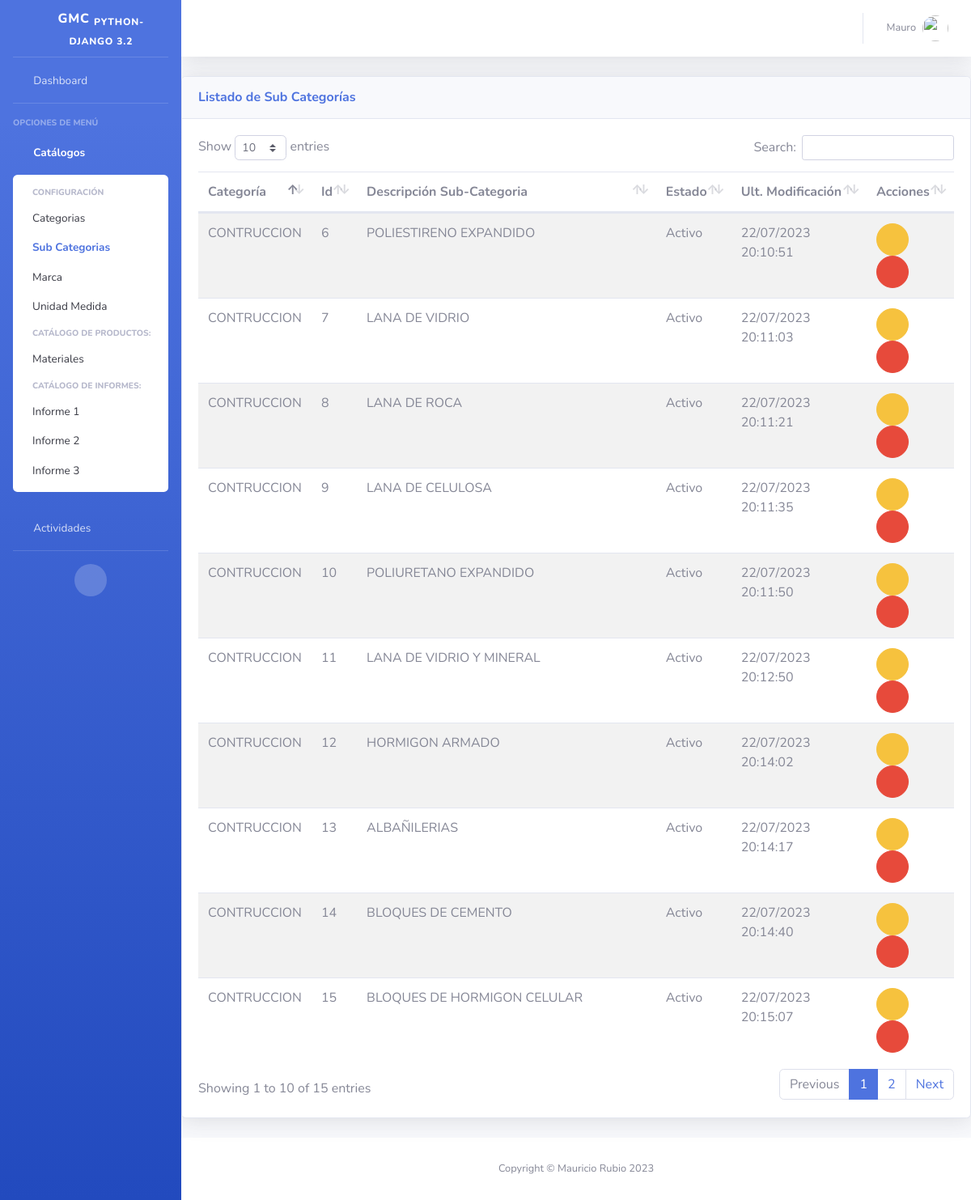
The page /inv/subcategorias/ (signed in) on the database its author committed.
### inv/models.py (models this page shows, shortened)
class SubCategoria(ClaseModelo):
    categoria = models.ForeignKey(Categoria, on_delete=models.CASCADE)
    descripcion = models.CharField(
        max_length=100,
        help_text='Descripción de la Categoría'
    )
    class Meta:
        verbose_name_plural= "Sub Categorias"
        unique_together = ('categoria','descripcion')

class Categoria(ClaseModelo):
    descripcion = models.CharField(
        max_length=100,
        help_text='Descripción de la Categoría',
        unique=True
    )
    def __str__(self):
        return '{}'.format(self.descripcion)
    class Meta:
        verbose_name_plural= "Categorias"

### inv/views.py (the view)
# urls.py: path('subcategorias/',SubCategoriaView.as_view(), name='subcategoria_list'),
class SubCategoriaView(SinPrivilegios, \
    generic.ListView):
    permission_required = "inv.view_subcategoria"
    model = SubCategoria
    template_name = "inv/subcategoria_list.html"
    context_object_name = "obj"

### inv/templates/inv/subcategoria_list.html (shortened to what this page needs)
{% extends 'base/base.html' %}
{% block page_content %}
<div class="card shadow mb-4">
    <div class="card-header py-3 d-flex flex-row align-items-center justify-content-between">
      <h6 class="m-0 font-weight-bold text-primary">Listado de Sub Categorías</h6>
      <div class="dropdown no-arrow">
        <a class="dropdown-toggle" href="#" role="button" id="dropdownMenuLink" data-toggle="dropdown" aria-haspopup="true" aria-expanded="false">
          <i class="fas fa-ellipsis-v fa-sm fa-fw text-gray-400"></i>
        </a>
      </div>
    </div>
    <div class="card-body">
      {% if not obj %}
      <div class="alert alert-info">No hay Sub Categorías</div>
      {% else %}
      <table class="table table-striped table-hover">
          <thead>
              <th>Categoría</th>
              <th>Id</th>
              <th>Descripción Sub-Categoria</th>
              <th>Estado</th>
              <th>Ult. Modificación</th>
              <th class="all">Acciones</th>
          </thead>
          <tbody>
              {% for item in obj %}
              <tr>
                  <td>{{ item.categoria }}</td>
                  <td>{{ item.id }}</td>
                  <td>{{ item.descripcion }}</td>
                  <td>{{ item.estado|yesno:"Activo,Inactivo" }}</td>
                  <td>{{ item.fm|date:"d/m/Y H:i:s" }}</td>
                  <td>
                    <a href="{% url 'inv:subcategoria_edit' item.id %}" class="btn btn-warning btn-circle" role="button"><i class="far fa-edit"></i></a>
                    <a href="{% url 'inv:subcategoria_del' item.id %}" class="btn btn-danger btn-circle" role="button"><i class="far fa-trash-alt"></i></a>
                  </td>
              </tr>
              {% endfor %}
          </tbody>
      </table>
      {% endif %}
    </div>
  </div>
{% endblock %}

### templates/base/base.html (shortened to what this page needs)
{% load static %}
<!DOCTYPE html>
<html lang="es">
<head>
  <link href="{% static  'base/vendor/fontawesome-free/css/all.min.css' %}" rel="stylesheet" type="text/css">
  <link href="{% static  'base/css/sb-admin-2.min.css' %}" rel="stylesheet">
   <link href="{% static 'base/vendor/datatables/dataTables.bootstrap4.min.css'%}" rel="stylesheet">
  <link rel="stylesheet" href="{% static 'base/vendor/jquery_confirm/jquery-confirm.min.css' %}">
  <link rel="stylesheet" href="https://cdnjs.cloudflare.com/ajax/libs/jquery-datetimepicker/2.5.20/jquery.datetimepicker.min.css" />
  <link rel="stylesheet" href="https://unpkg.com/bootstrap-table@1.15.3/dist/bootstrap-table.min.css">
  <link href="https://cdnjs.cloudflare.com/ajax/libs/select2/4.0.8/css/select2.min.css" rel="stylesheet" />
</head>
<body id="page-top" class="bg-gradient-primary">
  {% block side_bar %}
  <div id="wrapper">
    <ul class="navbar-nav bg-gradient-primary sidebar sidebar-dark accordion" id="accordionSidebar">
      <a class="sidebar-brand d-flex align-items-center justify-content-center" href="{% url 'bases:home' %}">
        <div class="sidebar-brand-icon rotate-n-15">
          <i class="fas fa-laugh-wink"></i>
        </div>
        <div class="sidebar-brand-text mx-3">GMC <sub>Python-Django 3.2</sub> </div>
      </a>
      <hr class="sidebar-divider my-0">
      <li class="nav-item">
        <a class="nav-link" href="{% url 'bases:home' %}">
          <i class="fas fa-fw fa-tachometer-alt"></i>
          <span>Dashboard</span></a>
      </li>
      <hr class="sidebar-divider">
      <div class="sidebar-heading">
        Opciones de Menú
      </div>
      {% url 'inv:categoria_list' as cat_url %}
      {% url 'inv:subcategoria_list' as s_cat_url %}
      {% url 'cmp:compras_list' as cmp_url %}
      <li class="nav-item {% if cat_url in request.path or s_cat_url in request.path  %} active {% endif %}">
        <a class="nav-link collapsed" href="#" data-toggle="collapse" data-target="#collapseTwo" aria-expanded="true" aria-controls="collapseTwo">
          <i class="fas fa-fw fa-cog"></i>
          <span>Catálogos</span>
        </a>
        <div id="collapseTwo" class="collapse {% if cat_url in request.path or s_cat_url in request.path %} show {% endif %}" aria-labelledby="headingTwo" data-parent="#accordionSidebar">
          <div class="bg-white py-2 collapse-inner rounded">
            <h6 class="collapse-header">Configuración</h6>
            {% if perms.inv.view_categoria %}
            <a class="collapse-item {% if cat_url in request.path %} active {% endif %}" href="{{cat_url}}">Categorias</a>
            {% endif %}
            {% if perms.inv.view_subcategoria %}
            <a class="collapse-item {% if s_cat_url in request.path %} active {% endif %}" href="{{s_cat_url}}">Sub Categorias</a>
            {% endif %}
            {% if perms.inv.view_marca %}
            <a class="collapse-item" href="{% url 'inv:marca_list' %}">Marca</a>
            {% endif %}
            {% if perms.inv.view_unidadmedida %}
            <a class="collapse-item" href="{% url 'inv:um_list' %}">Unidad Medida</a>
            {% endif %}
            <h6 class="collapse-header">Catálogo de Productos:</h6>
            {% if perms.inv.view_producto %}
            <a class="collapse-item" href="{% url 'inv:producto_list' %}">Materiales</a>
            {% endif %}
            <h6 class="collapse-header">Catálogo de Informes:</h6>
            {% if perms.fac.view_cliente %}
            <a class="collapse-item" href="{% url 'fac:cliente_list' %}">Informe 1</a>
            {% endif %}
            <a class="collapse-item" href="{% url 'bases:idiomas' %}">Informe 2</a>
            <a class="collapse-item" href="{% url 'bases:frases' %}">Informe 3</a>
          </div>
        </div>
      </li>
      <li class="nav-item {% if cmp_url in request.path  %} active {% endif %}">
        <a class="nav-link collapsed" href="#" data-toggle="collapse" data-target="#collapseCompras" aria-expanded="true" aria-controls="collapseCompras">
          <i class="fas fa-fw fa-truck"></i>
          <span>Actividades</span>
        </a>
      </li>
      <hr class="sidebar-divider d-none d-md-block">
      <div class="text-center d-none d-md-inline">
        <button class="rounded-circle border-0" id="sidebarToggle"></button>
      </div>
    </ul>
    {% endblock side_bar %}
    <div id="content-wrapper" class="d-flex flex-column">
      <div id="content">
        {% block top_bar %}
        <nav class="navbar navbar-expand navbar-light bg-white topbar mb-4 static-top shadow">
          <ul class="navbar-nav ml-auto">
            <li class="nav-item dropdown no-arrow">
              <a class="nav-link dropdown-toggle" href="#" id="userDropdown" role="button" data-toggle="dropdown" aria-haspopup="true" aria-expanded="false">
                <span class="mr-2 d-none d-lg-inline text-gray-600 small">{{ user.username }}</span>
                <img class="img-profile rounded-circle" src="{% static 'base/img/user.png' %}">
              </a>
            </li>
          </ul>
        </nav>
        {% endblock top_bar %}
        {% block page_content %}{% endblock %}
        {% block footer %}
      </div>
      <footer class="sticky-footer bg-white">
        <div class="container my-auto">
          <div class="copyright text-center my-auto">
            <span>Copyright &copy; Mauricio Rubio 2023</span>
          </div>
        </div>
      </footer>
    </div>
  </div>
  {% endblock %}
</body>
</html>

### rows shown on the page
SubCategoria: categoria "CONTRUCCION", id "6", descripcion "POLIESTIRENO EXPANDIDO", estado "Activo", fm "22/07/2023 20:10:51"
SubCategoria: categoria "CONTRUCCION", id "7", descripcion "LANA DE VIDRIO", estado "Activo", fm "22/07/2023 20:11:03"
SubCategoria: categoria "CONTRUCCION", id "8", descripcion "LANA DE ROCA", estado "Activo", fm "22/07/2023 20:11:21"
SubCategoria: categoria "CONTRUCCION", id "9", descripcion "LANA DE CELULOSA", estado "Activo", fm "22/07/2023 20:11:35"
SubCategoria: categoria "CONTRUCCION", id "10", descripcion "POLIURETANO EXPANDIDO", estado "Activo", fm "22/07/2023 20:11:50"
SubCategoria: categoria "CONTRUCCION", id "11", descripcion "LANA DE VIDRIO Y MINERAL", estado "Activo", fm "22/07/2023 20:12:50"
SubCategoria: categoria "CONTRUCCION", id "12", descripcion "HORMIGON ARMADO", estado "Activo", fm "22/07/2023 20:14:02"
SubCategoria: categoria "CONTRUCCION", id "13", descripcion "ALBAÑILERIAS", estado "Activo", fm "22/07/2023 20:14:17"
SubCategoria: categoria "CONTRUCCION", id "14", descripcion "BLOQUES DE CEMENTO", estado "Activo", fm "22/07/2023 20:14:40"
SubCategoria: categoria "CONTRUCCION", id "15", descripcion "BLOQUES DE HORMIGON CELULAR", estado "Activo", fm "22/07/2023 20:15:07"

### other values the page prints
{{ user.username }} "Mauro"
